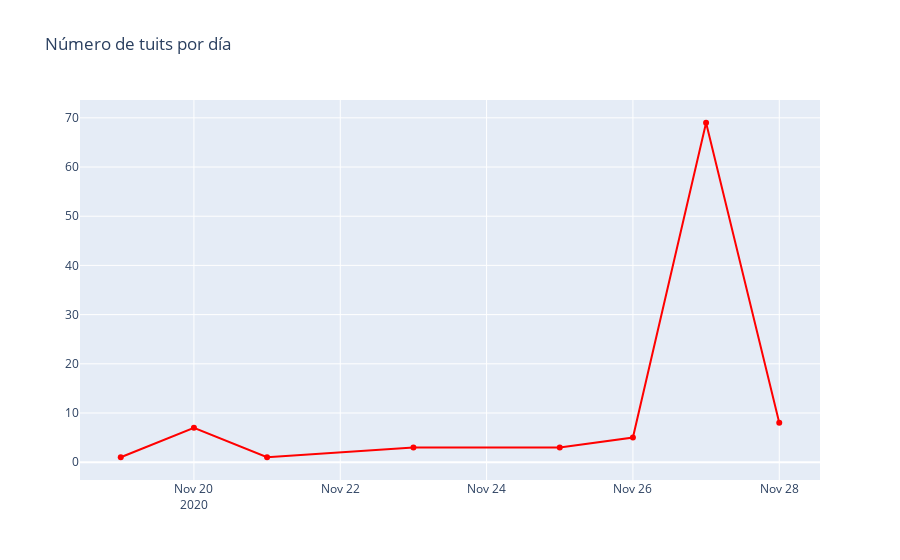

Source (notebook cell):
### Code cell
trace = go.Scatter(x=temp.fecha.values,
                   y=temp.cnt.values,
                   text=[f"Fecha: {f}<br>Tuits: {c}" for f,c in zip(temp.fecha.values,temp.cnt.values)],
                   hoverinfo='text',
                   mode='lines+markers',
                   name='Días',
                   line={'color':'Red'})


layout = go.Layout(title='Número de tuits por día')

fig = go.Figure(data=[trace], layout=layout)
iplot(fig)

### Figure 1 — Plotly figure (JSON) as saved in the notebook; plotly's stock layout.template omitted (floating-point values rounded to 4 significant figures)
{"data": [{"hoverinfo": "text", "line": {"color": "Red"}, "mode": "lines+markers", "name": "Días", "text": ["Fecha: 2020-11-19<br>Tuits: 1", "Fecha: 2020-11-20<br>Tuits: 7", "Fecha: 2020-11-21<br>Tuits: 1", "Fecha: 2020-11-23<br>Tuits: 3", "Fecha: 2020-11-25<br>Tuits: 3", "Fecha: 2020-11-26<br>Tuits: 5", "Fecha: 2020-11-27<br>Tuits: 69", "Fecha: 2020-11-28<br>Tuits: 8"], "type": "scatter", "x": ["2020-11-19", "2020-11-20", "2020-11-21", "2020-11-23", "2020-11-25", "2020-11-26", "2020-11-27", "2020-11-28"], "y": [1, 7, 1, 3, 3, 5, 69, 8]}], "layout": {"title": {"text": "Número de tuits por día"}}}
